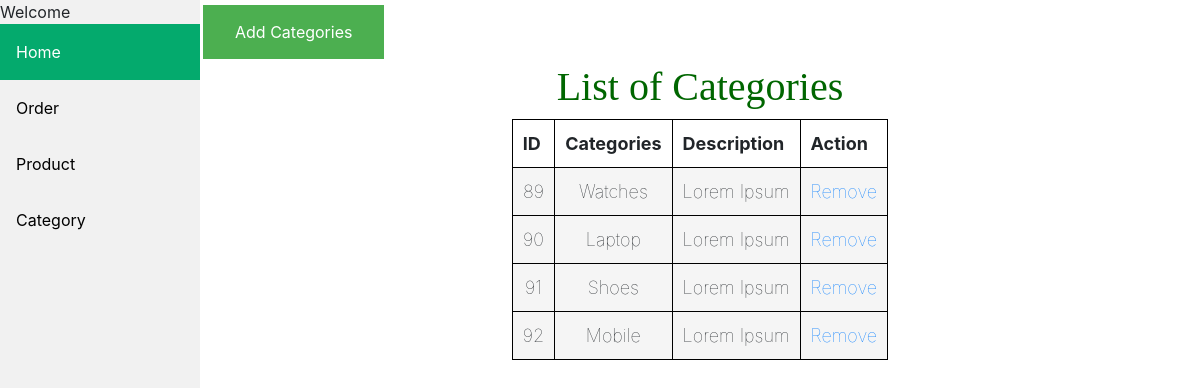
Page /cat.php on the committed database.
### tables this page shows
CREATE TABLE `categories` (
  `id` int(200) NOT NULL,
  `category` varchar(255) NOT NULL,
  `Description` varchar(255) NOT NULL
);

### cat.php (the view, shortened to what this page needs)
<!DOCTYPE html>
<html>
<head>
<link rel="stylesheet" href="css/sidebar.css">
<link rel="stylesheet" href="css/tab.css">
<link rel="stylesheet" href="css/button.css">
<link rel="stylesheet" href="https://maxcdn.bootstrapcdn.com/bootstrap/4.5.2/css/bootstrap.min.css">
</head>
<body>
<div class="sidebar">
  <?php echo " Welcome " . $_SESSION['user']; ?>
  <a class="active" href="adminpanel.php">Home</a>
  <a href="#news">Order</a>
  <a href="propanel.php">Product</a>
  <a href="cat.php">Category</a>
</div>
<div class="content">
  <div class="row">
    <a href="addcat.php" class="button">Add Categories</a>
    </div>
    <section>
    <h1>List of Categories</h1>
    <table>
      <tr>
        <th>ID</th>
        <th>Categories</th>
        <th>Description</th>
        <th>Action</th>
      </tr>
        <?php
        require_once('dbconnect.php');
        $sql = "SELECT * FROM categories ";
        $result =mysqli_query($conn,$sql);
        if(mysqli_num_rows($result) > 0){
              while($row = mysqli_fetch_array($result)){
      ?>
          <tr>
            <td><?php echo $row['id']; ?></td>
            <td><?php echo $row['category']; ?></td>
            <td><?php echo $row['Description']; ?></td>
            <td><a href = "delete.php?ID=<?php echo $row['id']   ?>" </a>Remove</td>
          </tr>
          <?php
              }
            }
          ?>
    </table>
  </section>
</div>
</body>
</html>

### sidebar.css (style rules this page uses)
body { margin: 0; font-family: "Lato", sans-serif; }
.sidebar { margin: 0; padding: 0; width: 200px; background-color: #f1f1f1; position: fixed; height: 100%; overflow: auto; }
.sidebar a { display: block; color: black; padding: 16px; text-decoration: none; }
.sidebar a.active { background-color: #04AA6D; color: white; }
div.content { margin-left: 200px; padding: 1px 16px; height: 1000px; }

### tab.css (style rules this page uses)
table { margin: 0 auto; font-size: large; border: 1px solid black; }
h1 { text-align: center; color: #006600; font-size: xx-large; font-family: 'Gill Sans'; }
td { background-color: whitesmoke; border: 1px solid black; }
th, td { font-weight: bold; border: 1px solid black; padding: 10px; text-align: center; }
td { font-weight: lighter; }

### button.css (style rules this page uses)
.button { background-color: #4CAF50; border: none; color: white; padding: 15px 32px; text-align: center; text-decoration: none; display: inline-block; font-size: 16px; margin: 4px 2px; cursor: pointer; }

### rows in the picture
categories: id "89", category "Watches", Description "Lorem Ipsum"
categories: id "90", category "Laptop", Description "Lorem Ipsum"
categories: id "91", category "Shoes", Description "Lorem Ipsum"
categories: id "92", category "Mobile", Description "Lorem Ipsum"
